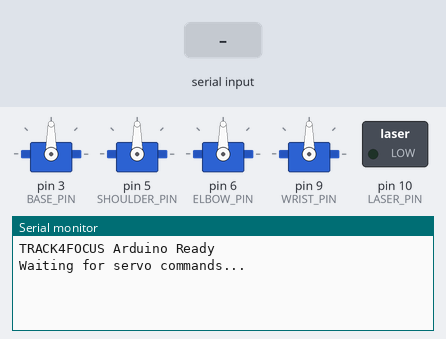
This sketch was run on a simulated Arduino Uno, built with avr-gcc and run on an emulated ATmega328P. On the bench: 4 × servo, switched loads named in the sketch (green lamp = pin HIGH), the last lines printed to the serial monitor. The inputs (shaded band) are chosen by the test bench.

Above: at 2.7 s.
2.8 s: "PING,1\n" received over Serial
At 3.5 s:
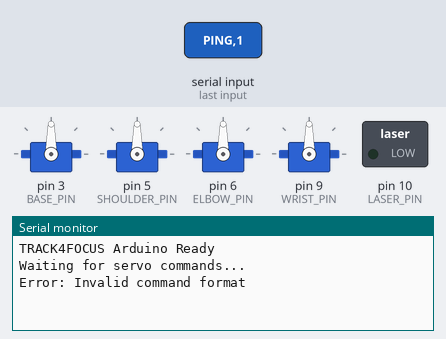
4.3 s: "PING\n" received over Serial
At 5.8 s:
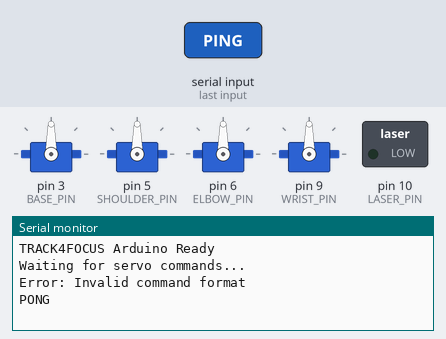

Measured:
- after the input at 2.8 s, the serial monitor: prints a new line at once (image 1)
- after the input at 4.3 s, the serial monitor: prints a new line at once (image 2)

The sketch:

arduino_code.ino
```cpp
/*
TRACK4FOCUS Arduino Code - 4-Axis Face Tracking Robot
Target-Responsive Actuating using Calibrated Kinematics for Face-Oriented Controlled Unified System

4-Axis Robot Configuration:
- Base servo (Pin 3): Horizontal rotation (left/right) - azimuth control
- Shoulder servo (Pin 5): Vertical rotation (up/down) - elevation control
- Elbow servo (Pin 6): Reach extension (up/down) - distance control
- Wrist servo (Pin 9): Fine positioning (up/down) - final adjustment
- Laser pointer (Pin 10): Face tracking indicator

Data Format: "base,shoulder,elbow,wrist,laser\n"
Example: "90,90,90,90,1\n"

Movement Ranges:
- Base: 0-180° (0=full left, 90=center, 180=full right)
- Shoulder: 30-150° (30=down, 90=level, 150=up)
- Elbow: 45-135° (45=retracted, 90=normal, 135=extended)
- Wrist: 45-135° (45=down, 90=level, 135=up)
*/

#include <Servo.h>

// Create servo objects
Servo baseServo;
Servo shoulderServo;
Servo elbowServo;
Servo wristServo;

// Pin definitions
const int BASE_PIN = 3;
const int SHOULDER_PIN = 5;
const int ELBOW_PIN = 6;
const int WRIST_PIN = 9;
const int LASER_PIN = 10;

// Current positions
int currentBase = 90;
int currentShoulder = 90;
int currentElbow = 90;
int currentWrist = 90;
int currentLaser = 0;

void setup() {
  // Initialize serial communication
  Serial.begin(9600);

  // Wait for serial connection to be established (important for some systems)
  while (!Serial) {
    ; // Wait for serial port to connect
  }

  // Small delay to ensure stable connection
  delay(500);

  // Attach servos to pins
  baseServo.attach(BASE_PIN);
  shoulderServo.attach(SHOULDER_PIN);
  elbowServo.attach(ELBOW_PIN);
  wristServo.attach(WRIST_PIN);

  // Setup laser pin
  pinMode(LASER_PIN, OUTPUT);

  // Move to neutral position
  moveToNeutral();

  // Send ready message
  Serial.println("TRACK4FOCUS Arduino Ready");
  Serial.println("Waiting for servo commands...");
  Serial.flush(); // Ensure message is sent
}

void loop() {
  if (Serial.available() > 0) {
    // Read until newline or timeout
    String command = "";
    unsigned long startTime = millis();
    const unsigned long timeout = 100; // 100ms timeout

    while (millis() - startTime < timeout) {
      if (Serial.available()) {
        char c = Serial.read();
        if (c == '\n' || c == '\r') {
          break;
        }
        command += c;
      }
    }

    command.trim();

    if (command.length() > 0) {
      parseAndExecuteCommand(command);
    }
  }
}

void parseAndExecuteCommand(String command) {
  // Heartbeat 명령 처리 (연결 확인)
  if (command.equalsIgnoreCase("PING")) {
    Serial.println("PONG");
    Serial.flush();
    return;
  }

  // Parse command format: "base,shoulder,elbow,wrist,laser"
  int commaIndex1 = command.indexOf(',');
  int commaIndex2 = command.indexOf(',', commaIndex1 + 1);
  int commaIndex3 = command.indexOf(',', commaIndex2 + 1);
  int commaIndex4 = command.indexOf(',', commaIndex3 + 1);

  if (commaIndex1 == -1 || commaIndex2 == -1 || commaIndex3 == -1 || commaIndex4 == -1) {
    Serial.println("Error: Invalid command format");
    return;
  }

  // Extract values
  int base = command.substring(0, commaIndex1).toInt();
  int shoulder = command.substring(commaIndex1 + 1, commaIndex2).toInt();
  int elbow = command.substring(commaIndex2 + 1, commaIndex3).toInt();
  int wrist = command.substring(commaIndex3 + 1, commaIndex4).toInt();
  int laser = command.substring(commaIndex4 + 1).toInt();

  // Validate ranges
  base = constrain(base, 0, 180);
  shoulder = constrain(shoulder, 0, 180);
  elbow = constrain(elbow, 0, 180);
  wrist = constrain(wrist, 0, 180);
  laser = constrain(laser, 0, 1);

  // Move servos smoothly
  moveServosSmooth(base, shoulder, elbow, wrist);

  // Control laser
  digitalWrite(LASER_PIN, laser ? HIGH : LOW);

  // Update current positions
  currentBase = base;
  currentShoulder = shoulder;
  currentElbow = elbow;
  currentWrist = wrist;
  currentLaser = laser;

  // Send confirmation
  Serial.print("OK: ");
  Serial.print(base); Serial.print(",");
  Serial.print(shoulder); Serial.print(",");
  Serial.print(elbow); Serial.print(",");
  Serial.print(wrist); Serial.print(",");
  Serial.println(laser);
  Serial.flush(); // Ensure response is sent immediately
}

void moveServosSmooth(int targetBase, int targetShoulder, int targetElbow, int targetWrist) {
  // Calculate steps for smooth movement
  int steps = 10;
  int delayTime = 20; // milliseconds

  for (int i = 1; i <= steps; i++) {
    int base = currentBase + (targetBase - currentBase) * i / steps;
    int shoulder = currentShoulder + (targetShoulder - currentShoulder) * i / steps;
    int elbow = currentElbow + (targetElbow - currentElbow) * i / steps;
    int wrist = currentWrist + (targetWrist - currentWrist) * i / steps;

    baseServo.write(base);
    shoulderServo.write(shoulder);
    elbowServo.write(elbow);
    wristServo.write(wrist);

    delay(delayTime);
  }
}

void moveToNeutral() {
  baseServo.write(90);
  shoulderServo.write(90);
  elbowServo.write(90);
  wristServo.write(90);
  digitalWrite(LASER_PIN, LOW);

  currentBase = 90;
  currentShoulder = 90;
  currentElbow = 90;
  currentWrist = 90;
  currentLaser = 0;

  delay(1000); // Allow time to reach position
}
```
